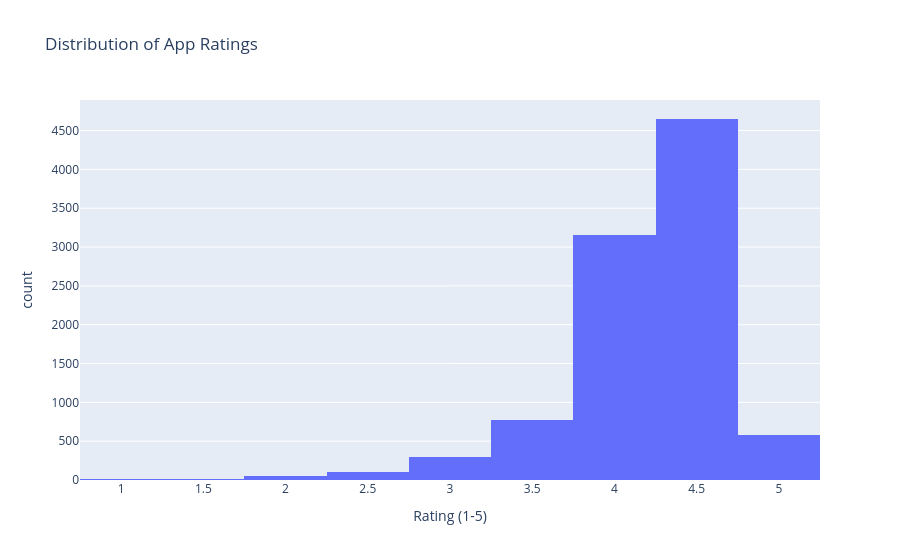

Source (notebook cell):
### Markdown cell above
#### What does the overall distribution of app ratings look like?

### Code cell
fig = px.histogram(df, x='Rating', nbins=20, title='Distribution of App Ratings', labels={'Rating': 'Rating (1-5)'})

fig.show()

### Figure 1 — Plotly figure (JSON) as saved in the notebook; plotly's stock layout.template omitted (floating-point values rounded to 4 significant figures; data arrays with more than 128 entries replaced by an {"elided": "..."} marker saying what was removed)
{"data": [{"bingroup": "x", "hovertemplate": "Rating (1-5)=%{x}<br>count=%{y}<extra></extra>", "legendgroup": "", "marker": {"color": "#636efa", "pattern": {"shape": ""}}, "name": "", "nbinsx": 20, "orientation": "v", "showlegend": false, "type": "histogram", "x": {"elided": "9648 float values"}, "xaxis": "x", "yaxis": "y"}], "layout": {"barmode": "relative", "legend": {"tracegroupgap": 0}, "title": {"text": "Distribution of App Ratings"}, "xaxis": {"anchor": "y", "domain": [0, 1], "title": {"text": "Rating (1-5)"}}, "yaxis": {"anchor": "x", "domain": [0, 1], "title": {"text": "count"}}}}
